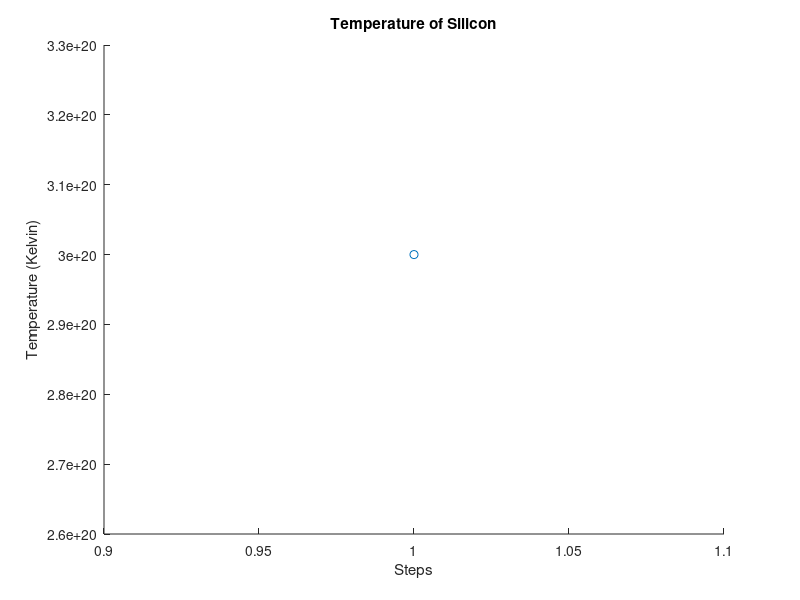

The MATLAB script that drew this image: (Note: this script raises an error after producing the figure.)

%Sarah Dolan, 2022, ELEC 4700
set(0, 'DefaultFigureWindowStyle', 'docked')
close all

%Duration of simulation
num_steps = 1000;

%Silicon Temperature
T = 300;

%Constants
C.m0 = 9.11 *10 ^ (-31);
C.mn = 0.26 * C.m0;
C.k = 1.381 * 10 ^ (-23);

%Thermal velocity, mean time between collisions,
%Mean free path
v_Th = sqrt(2*C.k*T/C.mn)/10^-9; %Converted to nm/s
tau = 0.2 * 10 ^(-12);
lambda = 3.74 * 10 ^(-8);

%Time Step
delta_t = tau/4;

%Number of Particles
num_part = 10;

%Silicon Dimensions
length_silicon = 200;
width_silicon = 100;
silicon = zeros(width_silicon, length_silicon);

%particles are assigned random x and y positions
part.position = zeros(num_part, 2);
part.position(:,1) = length_silicon * rand (num_part, 1);
part.position(:,2) = width_silicon* rand (num_part, 1);

%every particle has a random angle 
part.phi = 2*pi* rand(num_part, 1); 

%particles are assigned x and y velocities
part.velocity = zeros(num_part, 2);
part.velocity(:,1) = cos(part.phi) * v_Th;
part.velocity(:,2) = sin(part.phi) * v_Th;


all_x_positions = zeros(num_part, num_steps);
all_y_positions = zeros(num_part, num_steps);
all_x_positions(:,1) = part.position(:,1);
all_y_positions(:,1) = part.position(:,2);

for i = 1:num_steps

    v_mean_squared = mean(part.velocity(:,1).^2 + part.velocity(:,2).^2);
    KE = (1/2) * C.mn * v_mean_squared;
    T = KE   / C.k;
    scatter(i,T);
    title("Temperature of Silicon")
    ylabel('Temperature (Kelvin)')
    xlabel('Steps')
    hold on
%   This is the live plot
    scatter(part.position(:,1),part.position(:,2),'.', 'b');
    myTitle = sprintf('Electron Trajectories in Silicon, no Impurities, Temperature: %d k', T);
    title(myTitle)
    ylabel('y, (nm)')
    xlabel('x, (nm)')
    axis([0 length_silicon 0 width_silicon])
    pause(0.01)
 
    %Position Updates
    part.position = part.position + part.velocity * delta_t;
    
    %Checking Boundary Conditions
    for n = 1:num_part
        if  part.position(n, 1) > length_silicon || part.position(n, 1) < 0
            if  part.position(n, 1) > length_silicon 
            part.position (n, 1) = 0; 
            else 
            part.position(n, 1) = length_silicon; 
            end
        end
        if  part.position(n, 2) > width_silicon || part.position(n, 2) <0 
            part.position (n,:) = part.position(n,:) - part.velocity(n,:) * delta_t;
            part.velocity(n,2) = -part.velocity(n,2);
        end
    end
       
    % I have arrays for storing all of the positions so I can plot them all
    % at the end
    all_x_positions(:,i) = part.position(:,1);
    all_y_positions(:,i) = part.position(:,2);    

end
    %Every particle gets its own colour
    colours = jet(num_part);
    
  %  This plots the linear trajectories of all the particles
    figure
    for m =1:num_part
    scatter(all_x_positions(m,:),all_y_positions(m,:),'X', 'color', colours(m))
    hold on
    end
    title(myTitle)
    axis([0 length_silicon 0 width_silicon])
    ylabel('y, (nm)')
    xlabel('x, (nm)')


